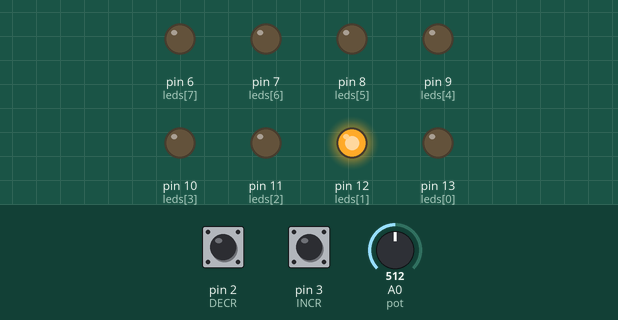
This sketch was run on a simulated Arduino Uno, built with avr-gcc and run on an emulated ATmega328P. Shown: output pins drawn as LEDs (lit = HIGH). The test bench sets the inputs (shaded band); at power-on: A0 (pot) = 512, pin 3 (INCR) HIGH, pin 2 (DECR) HIGH. What the sketch prints to the serial monitor is not drawn.

Above: at 1.2 s.
1.3 s: A0 (pot) set to 539
At 4.0 s:
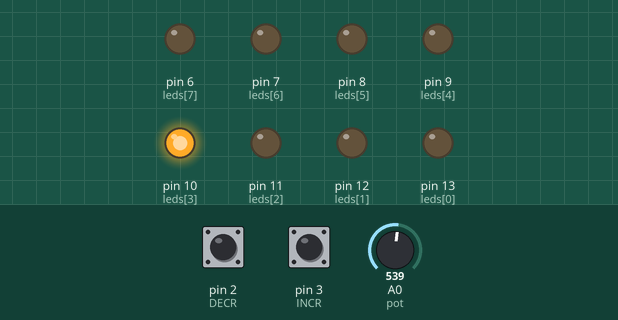
4.3 s: pin 3 (INCR) pulled LOW for 0.15 s
At 6.1 s:
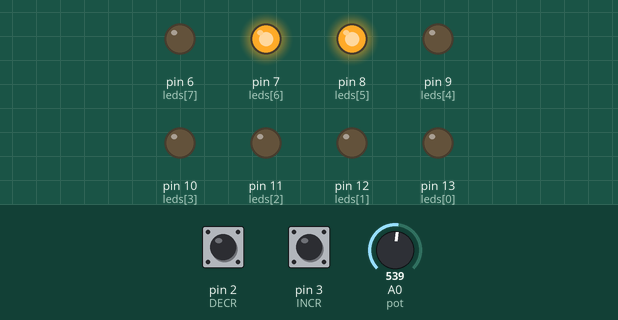
7.4 s: pin 2 (DECR) pulled LOW for 0.15 s
At 8.2 s:
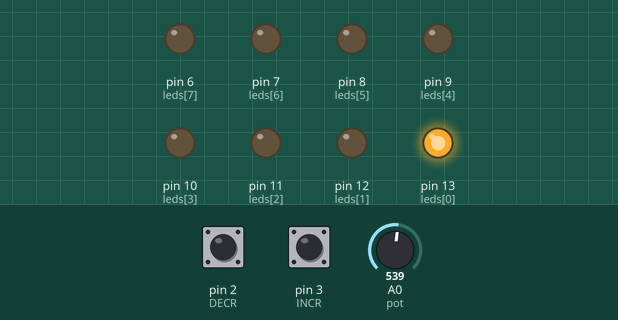
10.5 s: pin 3 (INCR) pulled LOW for 1 s
At 14.3 s:
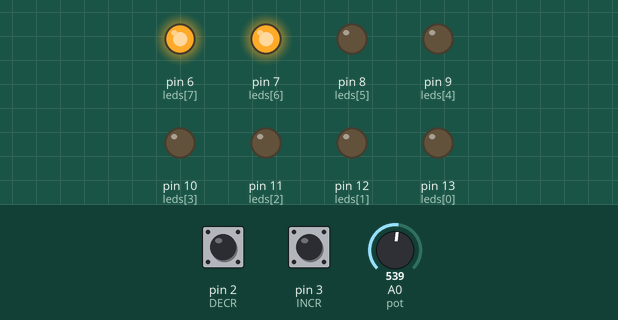
14.5 s: pin 2 (DECR) pulled LOW for 1 s
At 17.7 s:
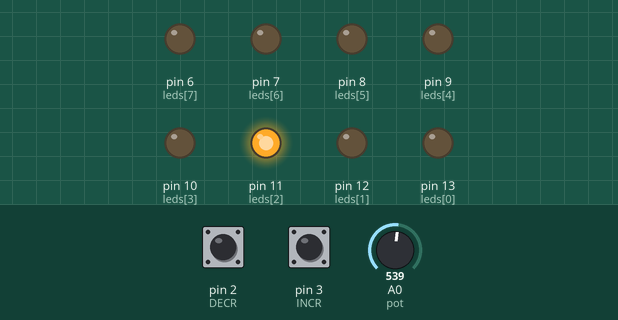
18.5 s: pin 3 (INCR) pulled LOW for 0.15 s
At 25.1 s:
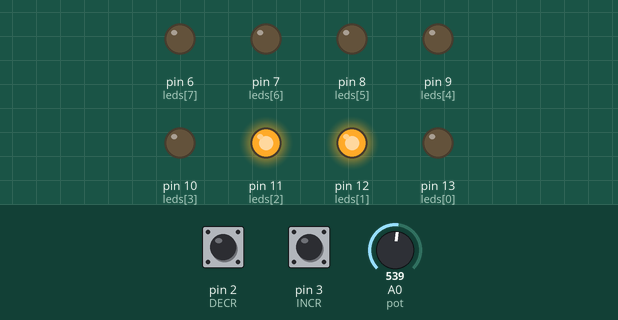
Timing chart, 0 to 25.7 s (numbered marks = the images above; inputs shaded):
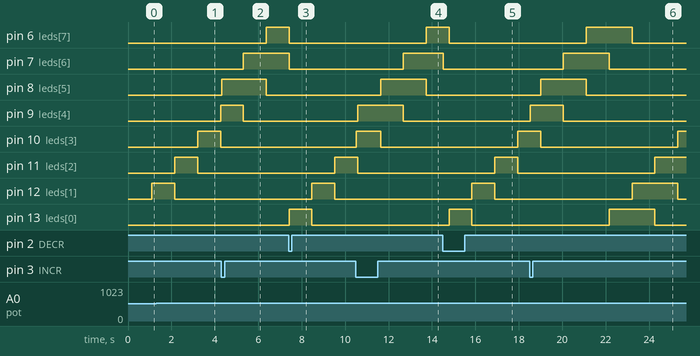

Measured:
- the behaviour switches between 531 and 532 on A0 (pot) (found by bisection; images 0 and 1)
- after the input at 1.3 s, pin 9 (leds[4]): LOW → HIGH after 3.0 s; pin 10 (leds[3]): LOW → HIGH after 1.9 s instead of 2.0 s
- after the input at 4.3 s, pin 6 (leds[7]): LOW → HIGH after 2.1 s; pin 7 (leds[6]): LOW → HIGH after 1.0 s instead of 2.1 s
- after the input at 7.4 s, pin 6 (leds[7]): HIGH → LOW after 0.02 s instead of 1.1 s
- after the input at 10.5 s, pin 6 (leds[7]): LOW → HIGH after 3.2 s; pin 7 (leds[6]): LOW → HIGH after 2.2 s instead of 3.2 s
- after the input at 14.5 s, pin 6 (leds[7]): HIGH → LOW after 0.29 s instead of 1.3 s; pin 7 (leds[6]): HIGH → LOW after 0.02 s instead of 0.29 s
- after the input at 18.5 s, pin 11 (leds[2]): LOW → HIGH after 5.8 s instead of 6.8 s

The sketch:

B2.ino
```cpp
#include <Bounce2.h>
#define MIN_TIME 200
#define MAX_TIME 2000

int leds[8] = {13,12,11,10,9,8,7,6};
int pot = A0;
int DECR = 2;
int INCR = 3;

int i;

int length = 1;
int current = 0;
int s_down;

int TIME = 200;
unsigned long time;

Bounce dec = Bounce();
Bounce inc = Bounce();

void setup() {
  Serial.begin(9600);

  for(i = 0; i < 8; i++){
    pinMode(leds[i], OUTPUT);
  }

  pinMode(pot, INPUT);

  pinMode(DECR, INPUT_PULLUP);
  pinMode(INCR, INPUT_PULLUP);

  dec.attach(DECR);
  inc.attach(INCR);

  dec.interval(15);
  inc.interval(15);

  time = millis();
}

void loop() {
  dec.update();
  inc.update();

  if(dec.fell() && length > 1) {
    length--;
    s_down = current - length;
    if(s_down < 0) s_down += 8;
    digitalWrite(leds[s_down], LOW);
  }
  if(inc.fell() && length < 8) {
    length++;
    current++;
    if(current > 7) current = 0;
    digitalWrite(leds[current], HIGH);
  }

  Serial.println(length);
  TIME = map(analogRead(pot), 1023, 0, 200, 2000);

  if(millis() - time > TIME && length > 0){
    current++;
    s_down = current - length;
    if(s_down < 0) s_down += 8;
    if(current > 7) current = 0;

    digitalWrite(leds[current], HIGH);
    if(length != 8) digitalWrite(leds[s_down], LOW);
    time = millis();
  }

}
```
